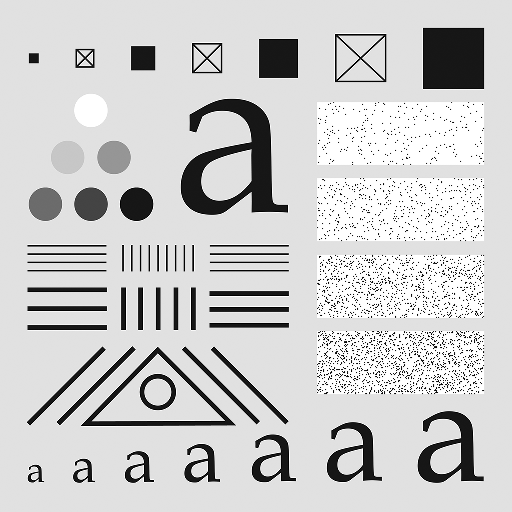
#> input picture Kirsch Compass Kernel/testpattern512.tif, 512 x 512 px
$ python 'Kirsch Filter Image.py'
#> lines starting #> are read from the running program, lines starting #| are printed output that depends on the picture; after the words box and inside, x2 and y2 are one past the last pixel; in counts of white or black regions, pixels touching at a corner belong together
import numpy as np
from scipy.signal import convolve2d
from PIL import Image
import matplotlib.pyplot as plt
import os
import re

def compassKernels(direction = 'all'):
    mp = {
          'n':[[-3,-3, 5],[-3, 0, 5],[-3, -3, 5]],
          'nw':[[-3, 5, 5],[-3, 0, 5],[-3, -3, -3]],
          'w':[[5, 5, 5],[-3, 0, -3],[-3, -3, -3]],
          'sw':[[5, 5, -3],[5, 0, -3],[-3, -3, -3]],
          's':[[5, -3, -3],[5, 0, -3],[5, -3, -3]],
          'se':[[-3, -3, -3],[5, 0, -3],[5, 5, -3]],
          'e':[[-3, -3, -3],[-3, 0, -3],[5, 5, 5]],
          'ne': [[-3, -3, -3],[-3, 0, 5],[-3, 5, 5]]
        }
    if direction not in mp.keys():
        return mp
    else:
        return mp[direction]

def angleImage(image, T = -1):
    angle_conversion = {'n': 0 , 'nw': 45, 'w': 90, 'sw': 135, 's':180, 'se':225, 'e':270, 'ne':315}
    kernels = compassKernels('all')
    gradients = {}
    for kernel in kernels.items():
        gradient = convolve2d(image, kernel[1], mode='same')
        gradients[kernel[0]] = gradient
    width = len(gradients['n'])
    height = len(gradients['n'][0])
    angle_image = [[0 for x in range(width)] for y in range(height)]
    for i in range(width):
        for j in range(height):
            max_val = 0
            max_key = 'n'
            for grad in gradients.items():
                if grad[1][i][j] > max_val:
                    max_val = grad[1][i][j]
                    max_key = grad[0]
            angle_image[i][j] = angle_conversion[max_key]
    angle_image = np.array(angle_image)
    V = np.max(angle_image)
    if T >= 0:
        angle_image = np.where(angle_image >  round(T*V/45) * 45, V, 0)
    return angle_image

def magnitudeImage(image, T = -1):
    kernels = compassKernels('all')
    gradients = []
    for kernel in kernels.values():
        gradient = convolve2d(image, kernel, mode='same')
        np.absolute(gradient)#convert every gradient to absolute first
        gradients.append(gradient)
    width = len(gradients[0])
    height = len(gradients[0][0])
    magnitude_image = [[0 for x in range(width)] for y in range(height)]
    for i in range(width):
        for j in range(height):
            max_val = 0
            for grad in gradients:
                if grad[i][j] > max_val:
                    max_val = grad[i][j]
            magnitude_image[i][j] = max_val
    magnitude_image = np.array(magnitude_image)
    V = np.max(magnitude_image)
    if T >= 0 :
        magnitude_image = np.where(magnitude_image > T*V, V, 0)
    return magnitude_image

def is_numeric(s):
    regex = "^[-+]?\d*\.?\d+$"
    return bool(re.match(regex, s))

def compare_magnitude():
    # Get the absolute path of the current Python file
    file_path = os.path.abspath(__file__)
    # Get the path to the parent directory
    parent_dir = os.path.dirname(file_path)
    im = Image.open(os.path.join(parent_dir, 'testpattern512.tif'))
    img = np.array(im)
    fig, ax = plt.subplots(2,2)
    plt.suptitle("Magnitude Images at Different Thresholds")
    for i in range(4):
        print(i)
        row = i // 2
        col = i % 2
        mag_im = magnitudeImage(img, i*0.25)
        ax[row, col].imshow(mag_im, cmap='gray')
        ax[row, col].set_title('Magnitude Image with {} threshold'.format(i*0.25))
        ax[row, col].get_xaxis().set_visible(False)
        ax[row, col].get_yaxis().set_visible(False)

    # Show the figure
    fig = plt.get_current_fig_manager()
    fig.set_window_title("Comparing Magnitude Images")
    plt.show(block = True)

def main():
    # Get the absolute path of the current Python file
    file_path = os.path.abspath(__file__)
    # Get the path to the parent directory
    parent_dir = os.path.dirname(file_path)
    im = Image.open(os.path.join(parent_dir, 'testpattern512.tif'))
#> im is the input picture: PIL image 512x512 L; min 0, max 255, mean 204.4
    imarray = np.array(im)

    fig, ax = plt.subplots(1, 2)

    # Set the threshold percentages
    angle_threshold = -1
    magnitude_threshold = -1
    user_input = input("Enter an angle image threshold which is a float between 0 and 1 (non-numeric will give no thresholding): ")
#> the answer given: testpattern512.tif
    if is_numeric(user_input):
        angle_threshold = float(user_input)
        if angle_threshold > 1:
            angle_threshold = 1
        if angle_threshold < 0:
            angle_threshold = 0
    else:
        angle_threshold = -1
    user_input = input("Enter an angle image threshold which is a float between 0 and 1 (non-numeric will give no thresholding): ")
#> the answer given: testpattern512.tif
    if is_numeric(user_input):
        magnitude_threshold = float(user_input)
        if magnitude_threshold > 1:
            magnitude_threshold = 1
        if magnitude_threshold < 0:
            magnitude_threshold = 0
    else:
        magnitude_threshold = -1
    #Display the Images
    ax[0].imshow(angleImage(im, angle_threshold), cmap='gray')
#> the loop in angleImage, `for kernel in kernels.items():` made 8 passes
#> pass 3, in angleImage, `gradient = convolve2d(image, kernel[1], mode='same')`:
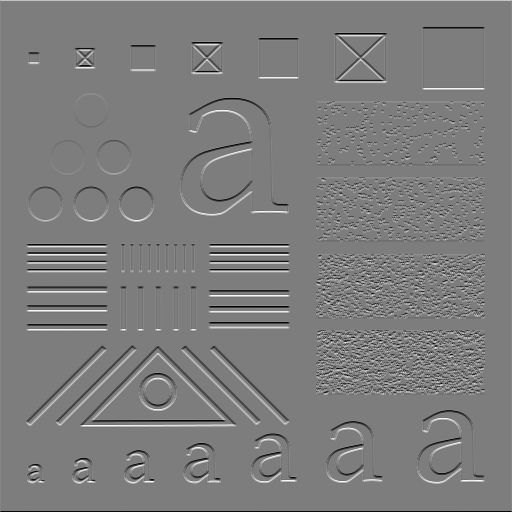
#> gradient: shape (512, 512) int64; min -3634, max 3755, mean -1.7; drawn with min black and max white
#> after the loop in angleImage, `for kernel in kernels.items():`: gradients = 8 items
#> in angleImage, `width = len(gradients['n'])`: width = 512
    ax[1].imshow(magnitudeImage(im, magnitude_threshold), cmap='gray')
#> after the loop in magnitudeImage, `for kernel in kernels.values():`:
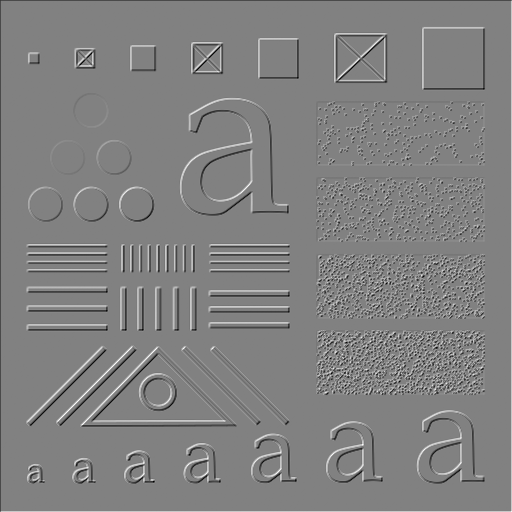
#> gradient: shape (512, 512) int64; min -3693, max 3588, mean 1.7; drawn with min black and max white
#> after the loop in magnitudeImage, `for kernel in kernels.values():`: gradients = 8 items
#> in magnitudeImage, `height = len(gradients[0][0])`: height = 512
#> in magnitudeImage, `magnitude_image = np.array(magnitude_image)`:
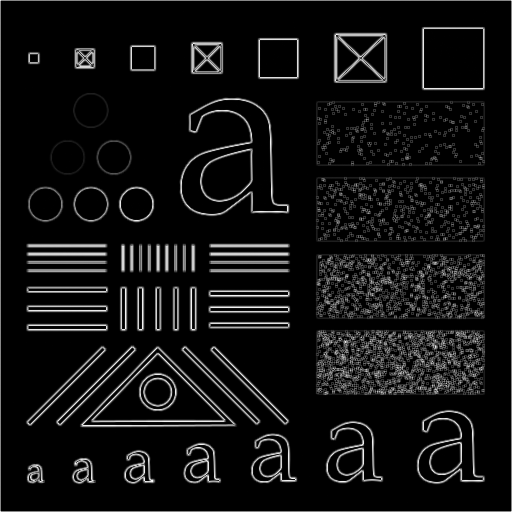
#> magnitude_image: shape (512, 512) int64; min 0, max 3795, mean 277.1; drawn with min black and max white
#> in magnitudeImage, `V = np.max(magnitude_image)`: V = 3795
    if magnitude_threshold >= 0:
        ax[1].set_title('Magnitude Image with {} threshold'.format(magnitude_threshold))
    else:
        ax[1].set_title('Magnitude Image with no threshold')
    if angle_threshold >= 0:
        ax[0].set_title('Angle Image with {} threshold'.format(angle_threshold))
    else:
        ax[0].set_title('Angle Image with no threshold')

    #customize axes
    ax[0].get_xaxis().set_visible(False)
    ax[0].get_yaxis().set_visible(False)
    ax[1].get_xaxis().set_visible(False)
    ax[1].get_yaxis().set_visible(False)

    # Show the figure
    fig = plt.get_current_fig_manager()
    plt.suptitle("Kirsh Angle and Magnitude Images")
    fig.set_window_title("Kirch Compass Images")
    plt.show(block = False)
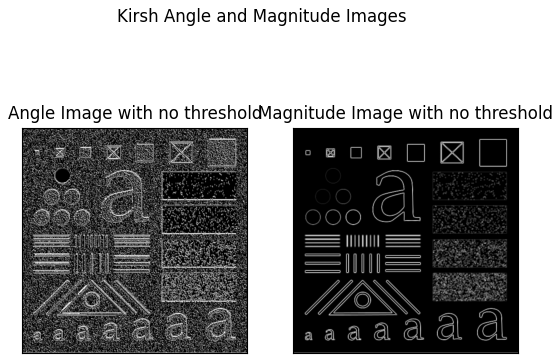
#> figure drawn by matplotlib, 2 panels

if __name__ =='__main__':
    main()
    compare_magnitude()
#> the loop in compare_magnitude, `for i in range(4):` made 4 passes
#> pass 1, in magnitudeImage (call 2), `magnitude_image = np.where(magnitude_image > T*V, V, 0)`:
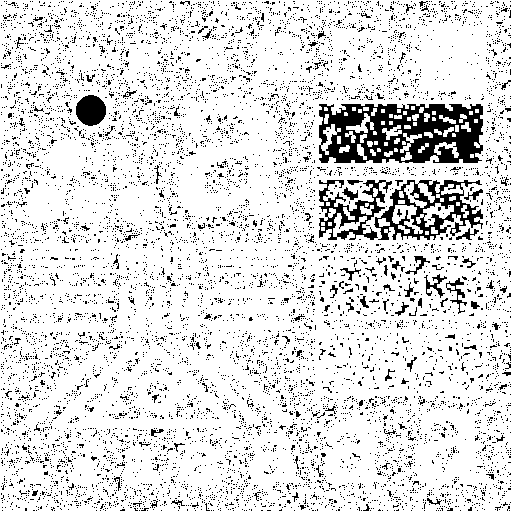
#> magnitude_image: shape (512, 512) int64; values 0 (black) and 3795 (white), 87.2% white; 9576 black regions (9479 under 20 px), largest, box (x1, y1, x2, y2) and area: (319, 104, 483, 163) 6545, (374, 180, 483, 240) 2413, (319, 180, 392, 240) 1528
#> pass 3, in magnitudeImage (call 4), `magnitude_image = np.where(magnitude_image > T*V, V, 0)`:
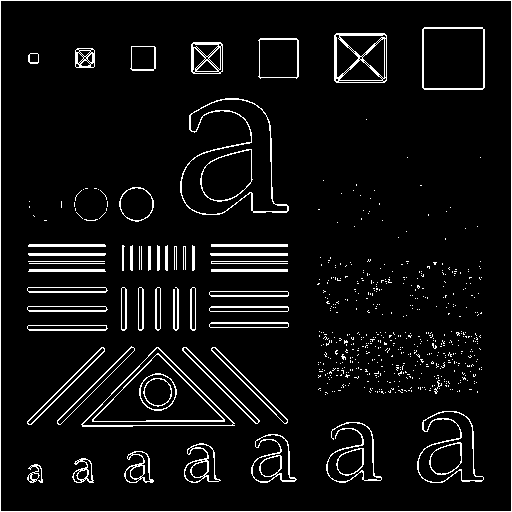
#> magnitude_image: shape (512, 512) int64; values 0 (black) and 3795 (white), 6.1% white in thin lines or dots
#> in compare_magnitude, `plt.show(block = True)`:
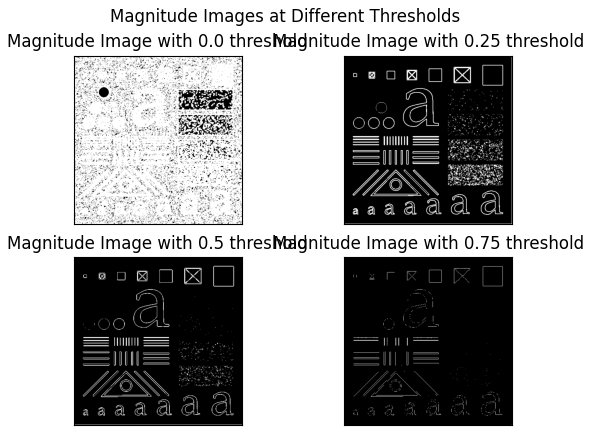
#> figure drawn by matplotlib, 4 panels
